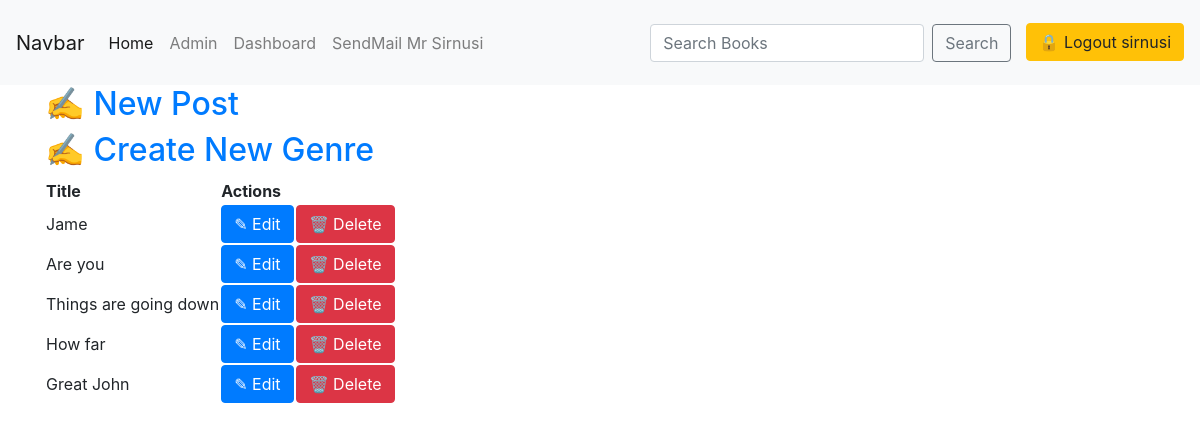
The app's page /book_app/dashboard/ (signed in), older data.
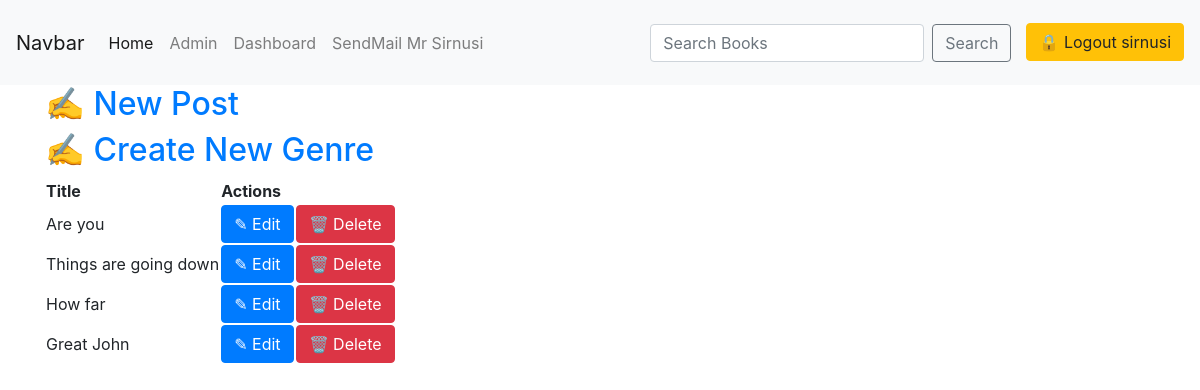
The same page, newer data.
### book_app/models.py (models this page shows, shortened)
class Book(models.Model):
    title = models.CharField(max_length=100)
    slug = models.SlugField()
    author = models.ForeignKey(User, on_delete=models.CASCADE)
    context = models.TextField()
    release_year = models.DateTimeField(auto_now_add=True)
    count = models.PositiveIntegerField(default=0)
    genre = models.ForeignKey(Genre, on_delete=models.CASCADE)
    image = models.ImageField(upload_to='profile_pics')
    class Meta:
        ordering = ['-release_year']

### book_app/views.py (the view)
# urls.py: path('dashboard/', views.Dashboard.as_view(), name='dashboard'),
class Dashboard(LoginRequiredMixin, View):
    def get(self, *args, **kwargs):
        view = HomeView.as_view(template_name='book_app/dashboard.html')
        return view(*args, **kwargs)

### book_app/views.py (called while the page is built)
    def get_context_data(self, **kwargs):
        context = super().get_context_data(**kwargs)
        context['books'] = Book.objects.filter(author=self.request.user)
        return context

### book_app/templates/book_app/dashboard.html
<!DOCTYPE html>
{% extends 'book_app/base.html' %}
{% block body_block %}
    <div class="blog-table">
        <h2><a href="{% url 'create_books' %}">&#9997 New Post</a></h2>
        <h2><a href="{% url 'create_genre' %}">&#9997 Create New Genre</a></h2>
        <table>
            <tr>
                <th>Title</th>
                <th colspan="2">Actions</th>
            </tr>
            {% for book in books %}
            <tr>
                    <td>{{book.title}}</td>
                    <td><a class='btn btn-primary' href="{% url 'update_books' book.pk %}">&#9998 Edit</a></td>
                    <td><a class="btn btn-danger" href="{% url 'delete_books' book.pk %}">&#128465 Delete</a></td>
            </tr>
            {% endfor %}
        </table>
    </div>
{% endblock %}

Row changes from the older to the newer data that the page shows:
removed Book: title "Jame"
